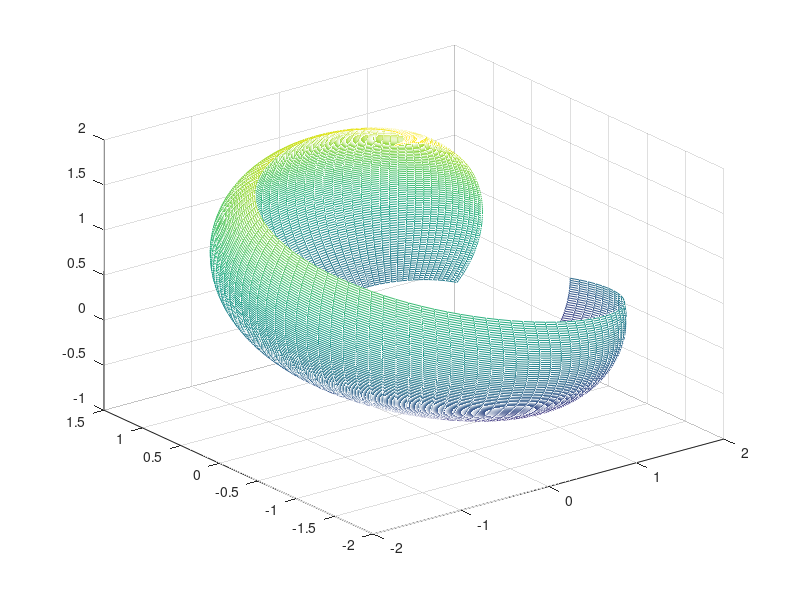

MATLAB code for this plot:
q1=linspace(0,2*pi,100);
q2=linspace(0,-pi/2,100);
q3=linspace(0,-deg2rad(135),100);
[Q1]=meshgrid(q1);
[Q2,Q3]=meshgrid(q2,q3);
x=-cos(Q1).*(sin(Q2)+sin(Q2+Q3));
y=-sin(Q1).*(sin(Q2)+sin(Q2+Q3));
z=cos(Q2)+cos(Q2+Q3);
mesh(x,y,z)